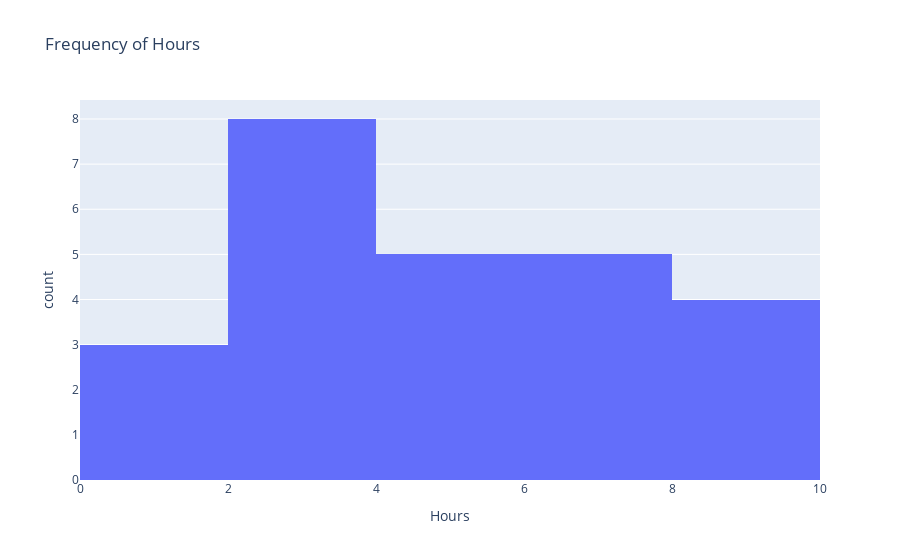

The notebook cell this image was saved under:
### Code cell
#Individual distribution of data
px.histogram(data,x='Hours',title='Frequency of Hours')

### Figure 1 — Plotly figure (JSON) as saved in the notebook; plotly's stock layout.template omitted (floating-point values rounded to 4 significant figures)
{"data": [{"alignmentgroup": "True", "bingroup": "x", "hovertemplate": "Hours=%{x}<br>count=%{y}<extra></extra>", "legendgroup": "", "marker": {"color": "#636efa"}, "name": "", "offsetgroup": "", "orientation": "v", "showlegend": false, "type": "histogram", "x": [2.5, 5.1, 3.2, 8.5, 3.5, 1.5, 9.2, 5.5, 8.3, 2.7, 7.7, 5.9, 4.5, 3.3, 1.1, 8.9, 2.5, 1.9, 6.1, 7.4, 2.7, 4.8, 3.8, 6.9, 7.8], "xaxis": "x", "yaxis": "y"}], "layout": {"barmode": "relative", "legend": {"tracegroupgap": 0}, "title": {"text": "Frequency of Hours"}, "xaxis": {"anchor": "y", "domain": [0, 1], "title": {"text": "Hours"}}, "yaxis": {"anchor": "x", "domain": [0, 1], "title": {"text": "count"}}}}
